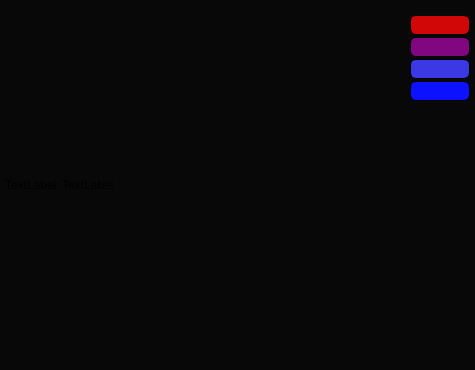
<?xml version="1.0" encoding="UTF-8"?>
<ui version="4.0">
 <class>ColorPicker</class>
 <widget class="QWidget" name="ColorPicker">
  <property name="geometry">
   <rect>
    <x>0</x>
    <y>0</y>
    <width>475</width>
    <height>370</height>
   </rect>
  </property>
  <property name="windowTitle">
   <string>Form</string>
  </property>
  <property name="windowOpacity">
   <double>0.000000000000000</double>
  </property>
  <property name="styleSheet">
   <string notr="true">background-color: rgba(8, 8, 8,255);</string>
  </property>
  <layout class="QHBoxLayout" name="horizontalLayout_2">
   <property name="leftMargin">
    <number>0</number>
   </property>
   <property name="topMargin">
    <number>0</number>
   </property>
   <property name="rightMargin">
    <number>0</number>
   </property>
   <property name="bottomMargin">
    <number>0</number>
   </property>
   <item>
    <widget class="QWidget" name="widget" native="true">
     <property name="styleSheet">
      <string notr="true">background-color: rgba(8, 8, 8,255);</string>
     </property>
     <layout class="QHBoxLayout" name="horizontalLayout_3">
      <property name="leftMargin">
       <number>0</number>
      </property>
      <property name="topMargin">
       <number>0</number>
      </property>
      <property name="rightMargin">
       <number>0</number>
      </property>
      <property name="bottomMargin">
       <number>0</number>
      </property>
      <item>
       <layout class="QHBoxLayout" name="horizontalLayout" stretch="1,8,1">
        <property name="spacing">
         <number>5</number>
        </property>
        <property name="sizeConstraint">
         <enum>QLayout::SetDefaultConstraint</enum>
        </property>
        <property name="leftMargin">
         <number>5</number>
        </property>
        <property name="topMargin">
         <number>5</number>
        </property>
        <property name="rightMargin">
         <number>5</number>
        </property>
        <property name="bottomMargin">
         <number>5</number>
        </property>
        <item>
         <widget class="QLabel" name="label_2">
          <property name="sizePolicy">
           <sizepolicy hsizetype="Preferred" vsizetype="Preferred">
            <horstretch>0</horstretch>
            <verstretch>0</verstretch>
           </sizepolicy>
          </property>
          <property name="minimumSize">
           <size>
            <width>0</width>
            <height>0</height>
           </size>
          </property>
          <property name="text">
           <string>TextLabel</string>
          </property>
         </widget>
        </item>
        <item>
         <widget class="QLabel" name="label">
          <property name="sizePolicy">
           <sizepolicy hsizetype="Preferred" vsizetype="Preferred">
            <horstretch>0</horstretch>
            <verstretch>0</verstretch>
           </sizepolicy>
          </property>
          <property name="minimumSize">
           <size>
            <width>0</width>
            <height>0</height>
           </size>
          </property>
          <property name="maximumSize">
           <size>
            <width>16777215</width>
            <height>16777215</height>
           </size>
          </property>
          <property name="styleSheet">
           <string notr="true">QLabel{border-style: solid;border-color: rgba(0, 0, 0, 255);border-width: 0px;border-radius: 5px;} </string>
          </property>
          <property name="text">
           <string>TextLabel</string>
          </property>
         </widget>
        </item>
        <item>
         <layout class="QVBoxLayout" name="verticalLayout">
          <property name="spacing">
           <number>2</number>
          </property>
          <item>
           <spacer name="verticalSpacer_2">
            <property name="orientation">
             <enum>Qt::Vertical</enum>
            </property>
            <property name="sizeType">
             <enum>QSizePolicy::Fixed</enum>
            </property>
            <property name="sizeHint" stdset="0">
             <size>
              <width>20</width>
              <height>10</height>
             </size>
            </property>
           </spacer>
          </item>
          <item>
           <widget class="QWidget" name="widget_4" native="true">
            <property name="sizePolicy">
             <sizepolicy hsizetype="Preferred" vsizetype="Preferred">
              <horstretch>0</horstretch>
              <verstretch>0</verstretch>
             </sizepolicy>
            </property>
            <property name="minimumSize">
             <size>
              <width>0</width>
              <height>20</height>
             </size>
            </property>
            <property name="styleSheet">
             <string notr="true">QWidget{background-color: rgba(209, 7, 7, 255);border-style: solid;border-color: rgba(0, 0, 0, 255);border-width: 1px;border-radius: 6px;} </string>
            </property>
           </widget>
          </item>
          <item>
           <widget class="QWidget" name="widget_3" native="true">
            <property name="minimumSize">
             <size>
              <width>60</width>
              <height>20</height>
             </size>
            </property>
            <property name="styleSheet">
             <string notr="true">QWidget{background-color: rgba(128, 7, 128, 255);border-style: solid;border-color: rgba(0, 0, 0, 255);border-width: 1px;border-radius: 6px;} </string>
            </property>
           </widget>
          </item>
          <item>
           <widget class="QWidget" name="widget_5" native="true">
            <property name="minimumSize">
             <size>
              <width>60</width>
              <height>20</height>
             </size>
            </property>
            <property name="styleSheet">
             <string notr="true">QWidget{background-color: rgba(58, 57, 228, 255);border-style: solid;border-color: rgba(0, 0, 0, 255);border-width: 1px;border-radius: 6px;} </string>
            </property>
           </widget>
          </item>
          <item>
           <widget class="QWidget" name="widget_6" native="true">
            <property name="sizePolicy">
             <sizepolicy hsizetype="MinimumExpanding" vsizetype="Preferred">
              <horstretch>0</horstretch>
              <verstretch>0</verstretch>
             </sizepolicy>
            </property>
            <property name="minimumSize">
             <size>
              <width>60</width>
              <height>20</height>
             </size>
            </property>
            <property name="styleSheet">
             <string notr="true">QWidget{background-color: rgba(12, 17, 255, 255);border-style: solid;border-color: rgba(0, 0, 0, 255);border-width: 1px;border-radius: 6px;} </string>
            </property>
           </widget>
          </item>
          <item>
           <spacer name="verticalSpacer">
            <property name="orientation">
             <enum>Qt::Vertical</enum>
            </property>
            <property name="sizeHint" stdset="0">
             <size>
              <width>20</width>
              <height>40</height>
             </size>
            </property>
           </spacer>
          </item>
         </layout>
        </item>
       </layout>
      </item>
     </layout>
    </widget>
   </item>
  </layout>
 </widget>
 <resources/>
 <connections/>
</ui>
